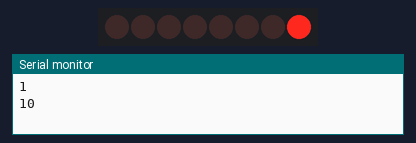
This sketch was run on a simulated Arduino Uno, built with avr-gcc and run on an emulated ATmega328P. Shown: 8 shift-register outputs drawn as a row of LEDs (first output left, lit = HIGH), the last lines printed to the serial monitor. Wiring (inferred from the names in the program): shift register (74HC595): data pin 12; shift clock pin 9; latch pin 11. Wiring (inferred from the signals the program sends): row of LEDs: on Q0, Q1, Q2, Q3, Q4, Q5, Q6, Q7.

Above: at 1.1 s.
At 5.1 s:
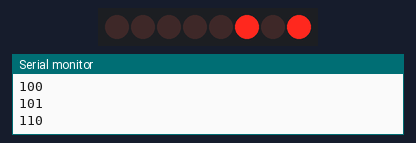
At 10.1 s:
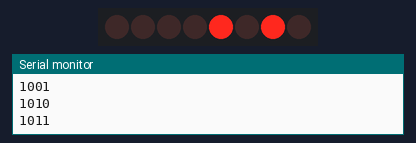
At 20.1 s:
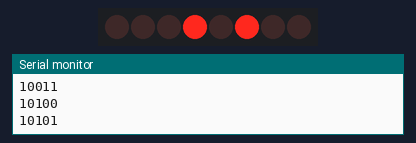
At 29.1 s:
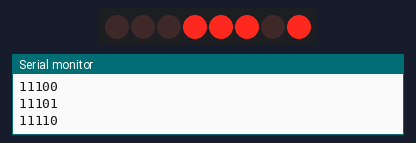
At 39.1 s:
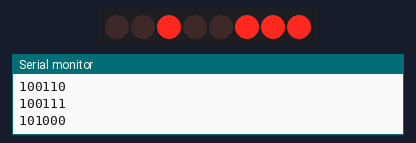
Timing chart, 0 to 40.0 s (numbered marks = the images above):
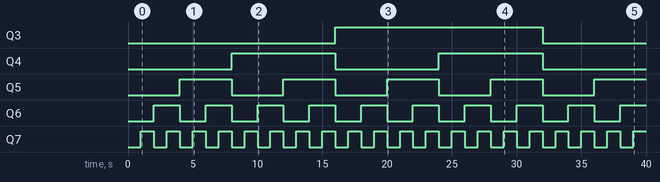

Measured:
- by itself, Q3: LOW → HIGH at 16.0 s, → LOW 16.0 s later
- by itself, Q4: alternates HIGH for 8.0 s and LOW for 8.0 s
- by itself, Q5: alternates HIGH for 4.0 s and LOW for 4.0 s
- by itself, Q6: alternates HIGH for 2.0 s and LOW for 2.0 s
- by itself, Q7: alternates HIGH for 1.0 s and LOW for 1.0 s

The sketch:

tenth_experiment.ino
```cpp
int LatchPin=11;
int clockPin=9;
int DataPin=12;
byte LED1s=0b00000000;
void setup()
{
  pinMode(LatchPin, OUTPUT);
  pinMode(DataPin, OUTPUT);
  pinMode(clockPin, OUTPUT);
  Serial.begin(9600);
}

void loop()
{

  digitalWrite(LatchPin, LOW);
  shiftOut(DataPin,clockPin,LSBFIRST,LED1s);
  digitalWrite(LatchPin, HIGH);
  LED1s=LED1s+1;
  Serial.println(LED1s,	BIN);
  delay(1000);
}
```
